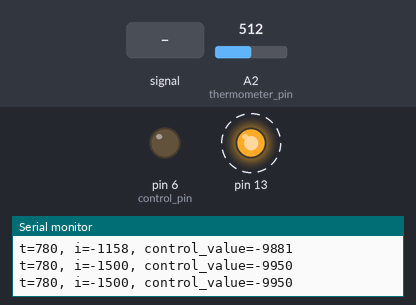
A program run on a simulated Arduino Micro, built with avr-gcc and run on an emulated ATmega32U4. On the bench: output pins drawn as LEDs (lit = HIGH), the last lines printed to the serial monitor. Dashed ring = blinking. The inputs (shaded band) are chosen by the test bench; at power-on: A2 (thermometer_pin) = 512.

Above: at 1.2 s.
1.3 s: A2 (thermometer_pin) fed a 2 Hz sine of ±306 counts around its level
At 2.11 s:
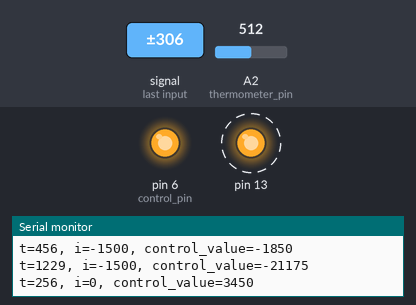
4.3 s: A2 (thermometer_pin) set to 716
At 4.57 s:
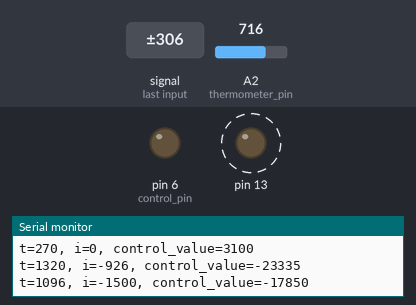
7.3 s: A2 (thermometer_pin) set to 865
10.3 s: A2 (thermometer_pin) set to 900
At 10.81 s:
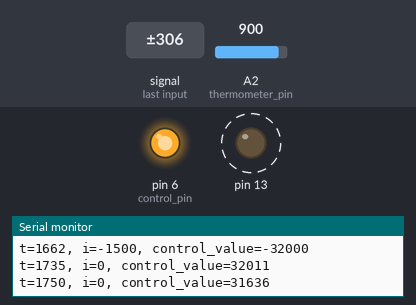
Timing chart, 0 to 14.3 s (numbered marks = the images above; inputs shaded):
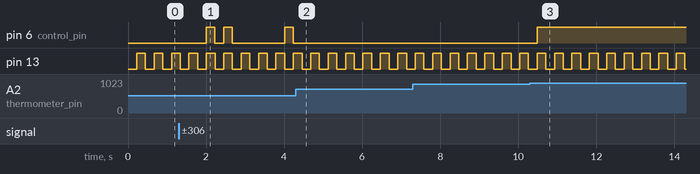

Measured:
- the behaviour switches between 881 and 882 on A2 (thermometer_pin) (found by bisection; images 2 and 3)
- after the input at 1.3 s, pin 6 (control_pin): goes HIGH 0.22 s, LOW 0.22 s, HIGH 0.22 s, LOW 1.3 s, HIGH 0.22 s, then LOW, starting after 0.71 s
- after the input at 4.3 s, pin 6 (control_pin): stops changing and stays LOW
- after the input at 10.3 s, pin 6 (control_pin): LOW → HIGH after 0.18 s
- by itself, pin 13: alternates HIGH for 0.22 s and LOW for 0.22 s

The program:

main.cpp
```cpp
#include <Arduino.h>

#define SPAM

constexpr const int control_pin=6;
constexpr const int thermometer_pin=A2;

constexpr const int temperature=394;// adjusted to get 37 from the other thermometer
constexpr const int samples=2048; // the resulting rate will be 5 times a second

void setup() {
  // put your setup code here, to run once:
  analogReference(INTERNAL);//2.56v on this arduino
  pinMode(thermometer_pin, INPUT);
  pinMode(control_pin, OUTPUT);
  pinMode(13, OUTPUT);

  #ifdef SPAM
  Serial.begin(115200);
  #endif
}

bool blinker=false;

long integral=0;
// integral can cause overshoot by at most 1 degree for 30 seconds = 10 tehtns of degree * 5 samples per second * 30
long integral_low=-1500;
long integral_high=1500;

void loop() {
  //int tr=analogRead(thermometer_pin);
  // voltage=tr*5/1024
  // temperature from voltage:
  // (v-0.750)*0.01 + 25;
  // temperature from value:
  // (v*5/1024-0.750)*100 + 25;
  // (tr*500/1024 - 75)+25
  // tr*500/1024 - 50
  //Serial.println(tr);
  // temperature in tenths of a degree, celsius
  analogReference(INTERNAL);//2.56v on this arduino
  long sum=0;
  for(int i=0; i<samples; ++i){
    sum+=analogRead(thermometer_pin);
  }
  long avg_times_256=sum/(samples/256);
  int t=((long)avg_times_256*10l/1024l)-500l;
  //int t=((long)tr*2560l/1024l)-500l;
  integral+=temperature-t;

  integral=min(max(integral, integral_low), integral_high);

/*
  if(t<temperature){
    digitalWrite(control_pin, 1);
    digitalWrite(13, blinker);
  }else{
    digitalWrite(control_pin, 0);
    analogWrite(13, blinker*64);
  }*/
  // 0 to 255 control values
  // 1 degree casuse full swing
  // maxed out integral causes full swing

  // prevent wind-up on startup
  if((temperature-t)*25>255){
    integral=0;
  }

  long control_value=(temperature-t)*25 + integral/5;
  int cv=min(max(control_value, 0),255);
  analogWrite(control_pin, cv);
  //analogWrite(13, cv);

  #ifdef SPAM
  Serial.print("t=");
  Serial.print(t);
  Serial.print(", i=");
  Serial.print(integral);
  Serial.print(", control_value=");
  Serial.println(control_value);
  #endif

  blinker=!blinker;
  digitalWrite(13, blinker);
}
```
